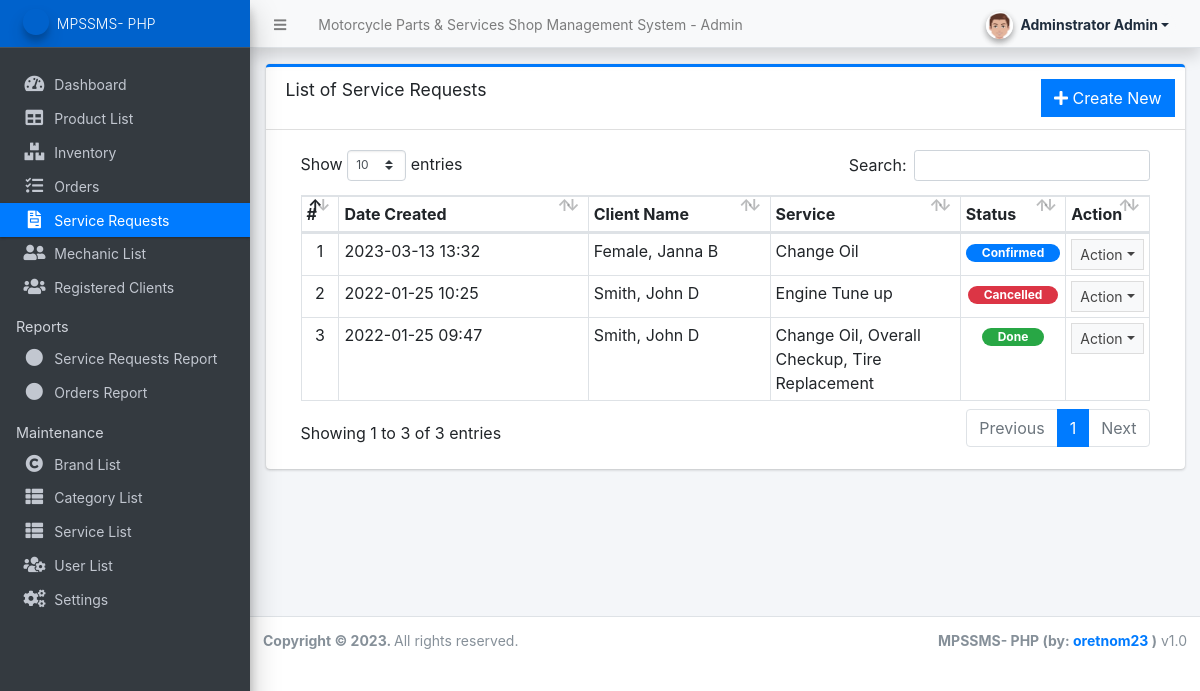
The page /admin/?page=service_requests (signed in) on the database its author committed.
### tables this page shows
CREATE TABLE `service_requests` (
  `id` int(30) NOT NULL,
  `client_id` int(30) NOT NULL,
  `service_type` text NOT NULL,
  `mechanic_id` int(30) DEFAULT NULL,
  `status` tinyint(1) NOT NULL DEFAULT 0,
  `date_created` datetime NOT NULL DEFAULT current_timestamp()
);

CREATE TABLE `service_list` (
  `id` int(30) NOT NULL,
  `service` text NOT NULL,
  `description` text NOT NULL,
  `status` tinyint(4) NOT NULL DEFAULT 1,
  `delete_flag` tinyint(1) NOT NULL DEFAULT 0,
  `date_created` datetime NOT NULL DEFAULT current_timestamp()
);

### admin/service_requests/index.php (the view, shortened to what this page needs)
<div class="card card-outline card-primary">
	<div class="card-header">
		<h3 class="card-title">List of Service Requests</h3>
		<div class="card-tools">
			<a href="javascript:void(0)" id="create_new" class="btn btn-flat btn-primary"><span class="fas fa-plus"></span>  Create New</a>
		</div>
	</div>
	<div class="card-body">
		<div class="container-fluid">
        <div class="container-fluid">
			<table class="table table-bordered table-stripped">
				<colgroup>
					<col width="5%">
					<col width="35%">
					<col width="25%">
					<col width="25%">
					<col width="10%">
				</colgroup>
				<thead>
					<tr>
						<th>#</th>
						<th>Date Created</th>
						<th>Client Name</th>
						<th>Service</th>
						<th>Status</th>
						<th>Action</th>
					</tr>
				</thead>
				<tbody>
					<?php
						$i = 1;
						$qry = $conn->query("SELECT s.*,concat(c.lastname,', ', c.firstname,' ',c.middlename) as fullname from service_requests s inner join client_list c on s.client_id = c.id order by unix_timestamp(s.date_created) desc");
						while($row = $qry->fetch_assoc()):
							$sids = $conn->query("SELECT meta_value FROM request_meta where request_id = '{$row['id']}' and meta_field = 'service_id'")->fetch_assoc()['meta_value'];
							$services  = $conn->query("SELECT * FROM service_list where id in ({$sids}) ");
					?>
						<tr>
							<td class="text-center"><?php echo $i++; ?></td>
							<td><?php echo date("Y-m-d H:i",strtotime($row['date_created'])) ?></td>
							<td><?php echo ucwords($row['fullname']) ?></td>
							<td>
								<p class="m-0 truncate-3">
								<?php
									$s = 0;
									while($srow = $services->fetch_assoc()){
										$s++;
										if($s != 1) echo ", ";
										echo $srow['service'];
									}
								?>
								</p>
							</td>
							<td class="text-center">
								<?php if($row['status'] == 1): ?>
									<span class="badge badge-primary rounded-pill px-3">Confirmed</span>
								<?php elseif($row['status'] == 2): ?>
									<span class="badge badge-warning rounded-pill px-3">On-progress</span>
								<?php elseif($row['status'] == 3): ?>
									<span class="badge badge-success rounded-pill px-3">Done</span>
								<?php elseif($row['status'] == 4): ?>
									<span class="badge badge-danger rounded-pill px-3">Cancelled</span>
								<?php else: ?>
									<span class="badge badge-secondary rounded-pill px-3">Pending</span>
								<?php endif; ?>
							</td>
							<td align="center">
								 <button type="button" class="btn btn-flat btn-default btn-sm dropdown-toggle dropdown-icon" data-toggle="dropdown">
				                  		Action
				                  </button>
							</td>
						</tr>
					<?php endwhile; ?>
				</tbody>
			</table>
		</div>
		</div>
	</div>
</div>

### rows shown on the page
service_requests: date_created "2023-03-13 13:32", fullname "Female, Janna B", status "Confirmed"
service_list: service "Change Oil"
service_requests: date_created "2022-01-25 10:25", fullname "Smith, John D", status "Cancelled"
service_list: service "Engine Tune up"
service_requests: date_created "2022-01-25 09:47", fullname "Smith, John D", status "Done"
service_list: service "Overall Checkup"
service_list: service "Tire Replacement"

### other values the page prints
$_settings->info('name') "Motorcycle Parts & Services Shop Management System"
$_settings->userdata('firstname').' '.$_settings->userdata('lastname') "Adminstrator Admin"
$_settings->info('short_name') "MPSSMS- PHP"
